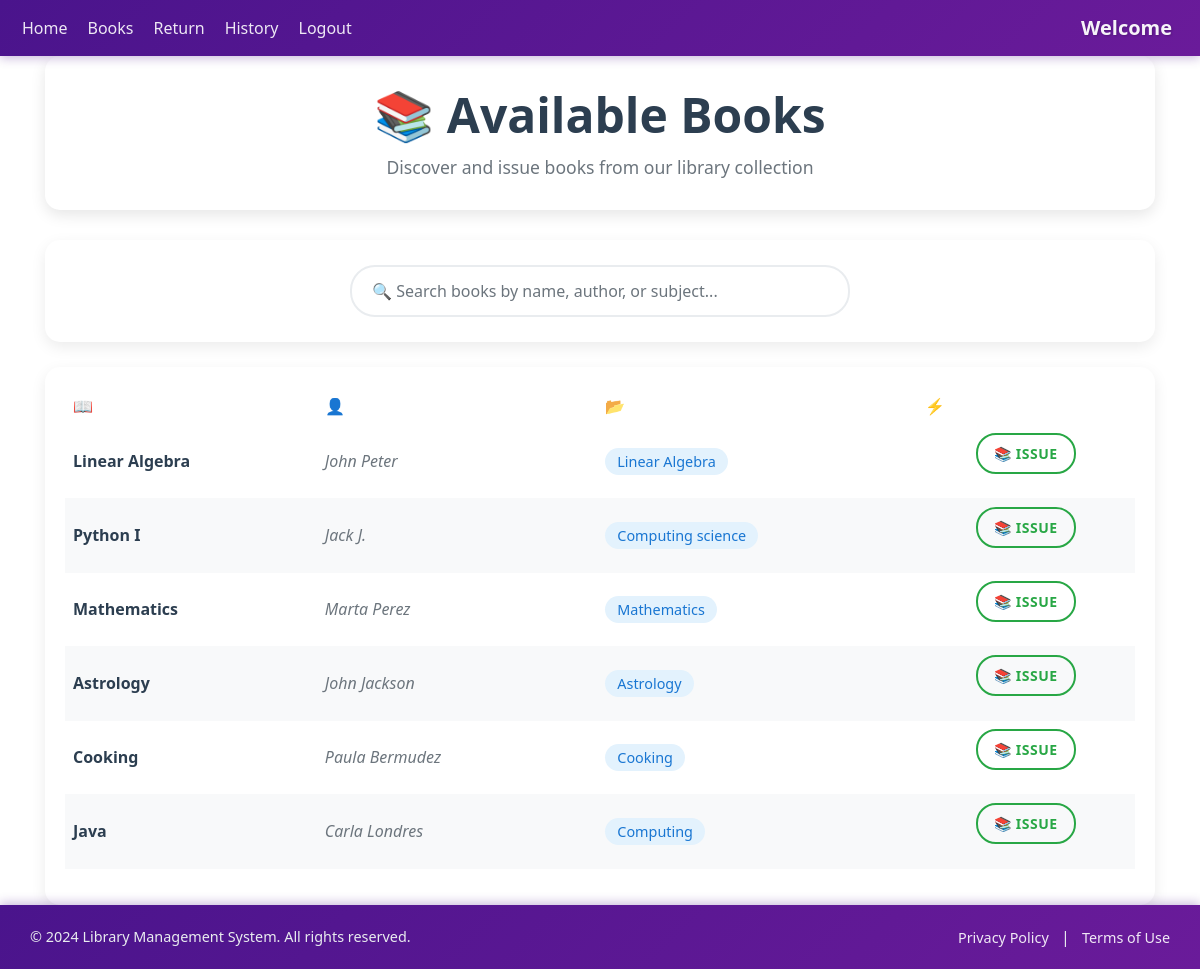
Page /issue (signed in) on the earlier database version.
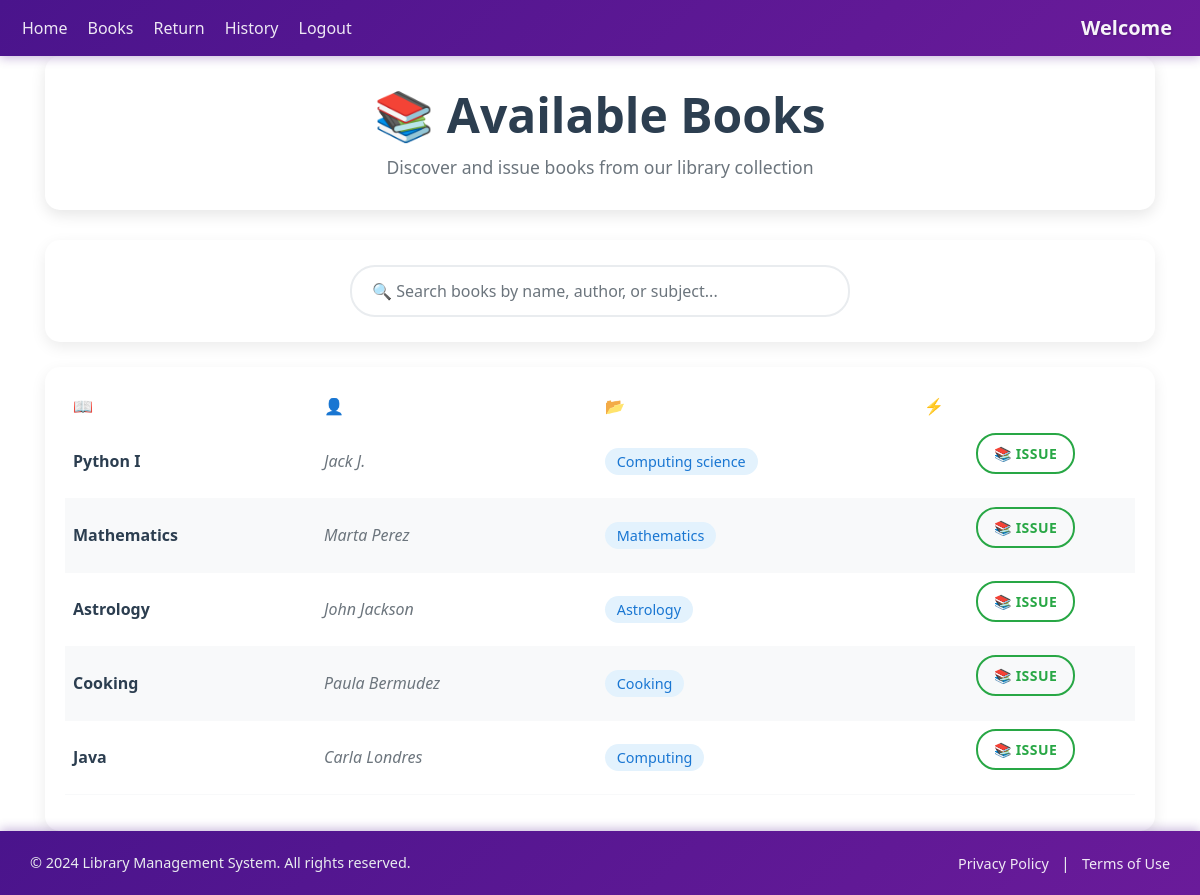
Same page on the later database version.
### polls/models.py (models this page shows, shortened)
class Book(models.Model):
    book_name = models.CharField(max_length=150)
    author_name = models.CharField(max_length=200)
    quantity = models.IntegerField(default=1)
    subject = models.CharField(max_length=2000)
    book_add_time = models.TimeField(default=timezone.now())
    book_add_date = models.DateField(default=date.today())
    class Meta:
        unique_together = ("book_name", "author_name")

### polls/views.py (the view, shortened to what this page needs)
# urls.py: path("issue", views.issue, name="issue"),
@login_required(login_url="login")
def issue(request):
    my_items = IssuedItem.objects.filter(
        user_id=request.user, return_date__isnull=True
    ).values_list("book_id")
    books = Book.objects.exclude(id__in=my_items).filter(quantity__gt=0)
    return render(request, "issue_item.html", {"books": books})

### polls/templates/issue_item.html (shortened to what this page needs)
{% extends 'base.html' %} {% block content %}
<div class="container">
  <div class="page-header">
    <h1 class="display-5 fw-bold">📚 Available Books</h1>
    <p class="page-subtitle">Discover and issue books from our library collection</p>
  </div>
  <div class="search-wrapper">
    <div class="input-group">
      <input
        id="search"
        type="search"
        class="form-control"
        placeholder="🔍 Search books by name, author, or subject..."
        aria-label="Search"
        aria-describedby="search-addon"
      />
    </div>
  </div>
  <div class="table-wrapper">
    <table class="table">
      <thead>
        <tr>
          <th scope="col">📖 Book Name</th>
          <th scope="col">👤 Author Name</th>
          <th scope="col">📂 Subject</th>
          <th scope="col">⚡ Action</th>
        </tr>
      </thead>
      <tbody id="table_data">
        {% for book in books %}
        <tr>
          <td><span class="book-name">{{book.book_name}}</span></td>
          <td><span class="author-name">{{book.author_name}}</span></td>
          <td><span class="subject">{{book.subject}}</span></td>
          <td>
            <center>
              <form action="issue" method="post">
                <button type="submit" class="btn btn-outline-success btn-sm">
                  <b>📚 Issue</b>
                </button>
              </form>
            </center>
          </td>
        </tr>
        {% endfor %}
      </tbody>
    </table>
  </div>
</div>
{% endblock %}

Differences in the rows shown:
no longer on this page (row edited): Book: book_name "Linear Algebra", author_name "John Peter", subject "Linear Algebra"
